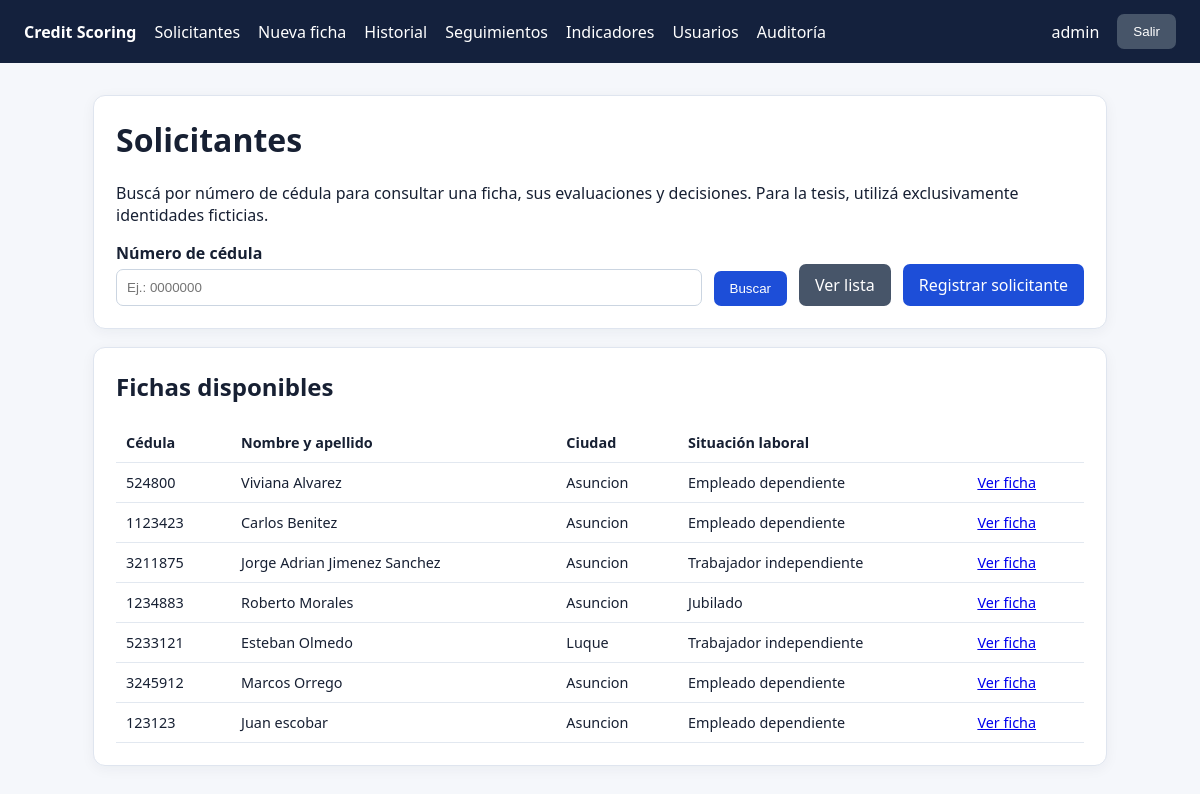
The page /solicitantes/ (signed in) on the database its author committed.
### consulta_scoring_app/models.py (models this page shows, shortened)
class Solicitante(models.Model):
    class SituacionLaboral(models.TextChoices):
        DEPENDIENTE = 'DEPENDIENTE', 'Empleado dependiente'
        INDEPENDIENTE = 'INDEPENDIENTE', 'Trabajador independiente'
        DESEMPLEADO = 'DESEMPLEADO', 'Desempleado'
        JUBILADO = 'JUBILADO', 'Jubilado'
        OTRO = 'OTRO', 'Otro'
    cedula = models.CharField(max_length=12, unique=True, db_index=True)
    nombres = models.CharField(max_length=120)
    apellidos = models.CharField(max_length=120)
    fecha_nacimiento = models.DateField()
    ciudad = models.CharField(max_length=100)
    ocupacion = models.CharField(max_length=120)
    situacion_laboral = models.CharField(max_length=20, choices=SituacionLaboral.choices)
    creado_por = models.ForeignKey(
        settings.AUTH_USER_MODEL, on_delete=models.PROTECT, related_name='solicitantes_registrados',
    )
    fecha_registro = models.DateTimeField(auto_now_add=True)
    class Meta:
        ordering = ['apellidos', 'nombres', 'id']

### consulta_scoring_app/views.py (the view, shortened to what this page needs)
# urls.py: path('solicitantes/', views.solicitantes_lista, name='solicitantes_lista'),
@login_required
def solicitantes_lista(request):
    exigir_permiso(request, puede_consultar(request.user), recurso='solicitante')
    solicitantes = solicitantes_visibles(request.user)
    consulta = request.GET.get('ci', '').strip()
    return render(request, 'solicitantes/lista.html', {
        'solicitantes': solicitantes[:100], 'consulta': consulta,
    })

### consulta_scoring_app/context_processors.py (called while the page is built)
def roles_ui(request):
    user = request.user
    return {
        'ui_puede_consultar': puede_consultar(user),
        'ui_puede_evaluar': puede_evaluar(user),
        'ui_admin': es_administrador(user),
        'ui_auditoria': puede_ver_auditoria(user),
    }

### consulta_scoring_app/permissions.py (called while the page is built)
def tiene_rol(user, *roles):
    return (user.is_authenticated and (
        user.is_superuser or user.groups.filter(name__in=roles).exists()
    ))

def es_administrador(user):
    return tiene_rol(user, 'ADMINISTRADOR')

def puede_evaluar(user):
    return tiene_rol(user, 'ANALISTA', 'ADMINISTRADOR')

def puede_consultar_todos(user):
    return tiene_rol(user, 'ADMINISTRADOR', 'AUDITOR')

def puede_consultar(user):
    return tiene_rol(user, *ROLES)

def puede_ver_auditoria(user):
    return tiene_rol(user, 'ADMINISTRADOR', 'AUDITOR')

def solicitantes_visibles(user):
    qs = Solicitante.objects.select_related('creado_por')
    if not puede_consultar(user):
        return qs.none()
    if puede_consultar_todos(user):
        return qs
    return qs.filter(Q(creado_por=user) | Q(evaluaciones__usuario=user)).distinct()

### consulta_scoring_app/views.py (called while the page is built)
def exigir_permiso(request, permitido, recurso='', objeto_id=None):
    if not permitido:
        registrar_evento(
            request.user, EventoAuditoria.Accion.ACCESO_DENEGADO, recurso=recurso,
            objeto_id=objeto_id, detalle='Acción no autorizada', denegado=True,
        )
        raise PermissionDenied('No tiene permiso para realizar esta operación.')

### consulta_scoring_app/templates/solicitantes/lista.html (shortened to what this page needs)
{% extends 'base.html' %}
{% block content %}
<div class="card">
  <h1>Solicitantes</h1>
  <p>Buscá por número de cédula para consultar una ficha, sus evaluaciones y decisiones. Para la tesis, utilizá exclusivamente identidades ficticias.</p>
  <form method="get" style="display:flex;gap:12px;align-items:end;flex-wrap:wrap">
    <div class="field" style="flex:1;margin:0;min-width:220px">
      <label for="ci">Número de cédula</label>
      <input id="ci" type="text" name="ci" value="{{ consulta }}" placeholder="Ej.: 0000000" inputmode="numeric">
    </div>
    <button type="submit">Buscar</button>
    <a class="btn btn-secondary" href="{% url 'consulta_scoring_app:solicitantes_lista' %}">Ver lista</a>
    <a class="btn" href="{% url 'consulta_scoring_app:solicitante_nuevo' %}">Registrar solicitante</a>
  </form>
</div>
<div class="card">
  <h2>Fichas disponibles</h2>
  <table>
    <thead><tr><th>Cédula</th><th>Nombre y apellido</th><th>Ciudad</th><th>Situación laboral</th><th></th></tr></thead>
    <tbody>
    {% for solicitante in solicitantes %}
      <tr>
        <td>{{ solicitante.cedula }}</td>
        <td>{{ solicitante.nombres }} {{ solicitante.apellidos }}</td>
        <td>{{ solicitante.ciudad }}</td>
        <td>{{ solicitante.get_situacion_laboral_display }}</td>
        <td><a href="{% url 'consulta_scoring_app:solicitante_detalle' solicitante.pk %}">Ver ficha</a></td>
      </tr>
    {% empty %}<tr><td colspan="5">No se encontraron solicitantes accesibles para este usuario.</td></tr>{% endfor %}
    </tbody>
  </table>
</div>
{% endblock %}

### consulta_scoring_app/templates/base.html (shortened to what this page needs)
<!doctype html>
<html lang="es">
<head>
</head>
<body>
{% if user.is_authenticated %}
<nav>
  <strong>Credit Scoring</strong>
  {% if ui_puede_consultar %}<a href="{% url 'consulta_scoring_app:solicitud' %}">Solicitantes</a>{% endif %}
  {% if ui_puede_evaluar %}<a href="{% url 'consulta_scoring_app:solicitante_nuevo' %}">Nueva ficha</a>{% endif %}
  {% if ui_puede_consultar %}<a href="{% url 'consulta_scoring_app:historial' %}">Historial</a>{% endif %}
  {% if ui_puede_consultar %}<a href="{% url 'consulta_scoring_app:seguimientos_lista' %}">Seguimientos</a>{% endif %}
  {% if ui_puede_consultar %}<a href="{% url 'consulta_scoring_app:indicadores' %}">Indicadores</a>{% endif %}
  {% if ui_admin %}<a href="{% url 'consulta_scoring_app:usuarios_lista' %}">Usuarios</a>{% endif %}
  {% if ui_auditoria %}<a href="{% url 'consulta_scoring_app:auditoria_lista' %}">Auditoría</a>{% endif %}
  <span>{{ user.get_full_name|default:user.username }}</span>
  <form action="{% url 'logout' %}" method="post" style="margin:0">{% csrf_token %}<button class="btn-secondary" type="submit">Salir</button></form>
</nav>
{% endif %}
<main>
  {% block content %}{% endblock %}
</main>
</body>
</html>

### consulta_scoring_app/templates/base.html (style rules this page uses)
:root { font-family: system-ui, -apple-system, Segoe UI, sans-serif; color:#172033; background:#f5f7fb; }
* { box-sizing:border-box; }
body { margin:0; }
nav { background:#14213d; color:white; padding:14px 24px; display:flex; gap:18px; align-items:center; }
nav a { color:white; text-decoration:none; }
main { max-width:1050px; margin:32px auto; padding:0 18px; }
.card { background:white; border:1px solid #dfe5ef; border-radius:12px; padding:22px; margin-bottom:18px; box-shadow:0 3px 14px rgba(20,33,61,.05); }
h1,h2,h3 { margin-top:0; }
label { font-weight:650; display:block; margin-bottom:5px; }
input, select { width:100%; padding:10px; border:1px solid #cbd5e1; border-radius:7px; }
.field { margin-bottom:15px; }
button,.btn { background:#1d4ed8; border:0; color:white; padding:10px 16px; border-radius:7px; cursor:pointer; text-decoration:none; display:inline-block; }
.btn-secondary { background:#475569; }
table { width:100%; border-collapse:collapse; font-size:.9rem; }
th,td { text-align:left; padding:10px; border-bottom:1px solid #e2e8f0; }

### rows shown on the page
Solicitante: cedula "524800", nombres "Viviana", apellidos "Alvarez", ciudad "Asuncion", situacion_laboral "Empleado dependiente"
Solicitante: cedula "1123423", nombres "Carlos", apellidos "Benitez", ciudad "Asuncion", situacion_laboral "Empleado dependiente"
Solicitante: cedula "3211875", nombres "Jorge Adrian", apellidos "Jimenez Sanchez", ciudad "Asuncion", situacion_laboral "Trabajador independiente"
Solicitante: cedula "1234883", nombres "Roberto", apellidos "Morales", ciudad "Asuncion", situacion_laboral "Jubilado"
Solicitante: cedula "5233121", nombres "Esteban", apellidos "Olmedo", ciudad "Luque", situacion_laboral "Trabajador independiente"
Solicitante: cedula "3245912", nombres "Marcos", apellidos "Orrego", ciudad "Asuncion", situacion_laboral "Empleado dependiente"
Solicitante: cedula "123123", nombres "Juan", apellidos "escobar", ciudad "Asuncion", situacion_laboral "Empleado dependiente"

### other values the page prints
{{ user.get_full_name|default:user.username }} "admin"
